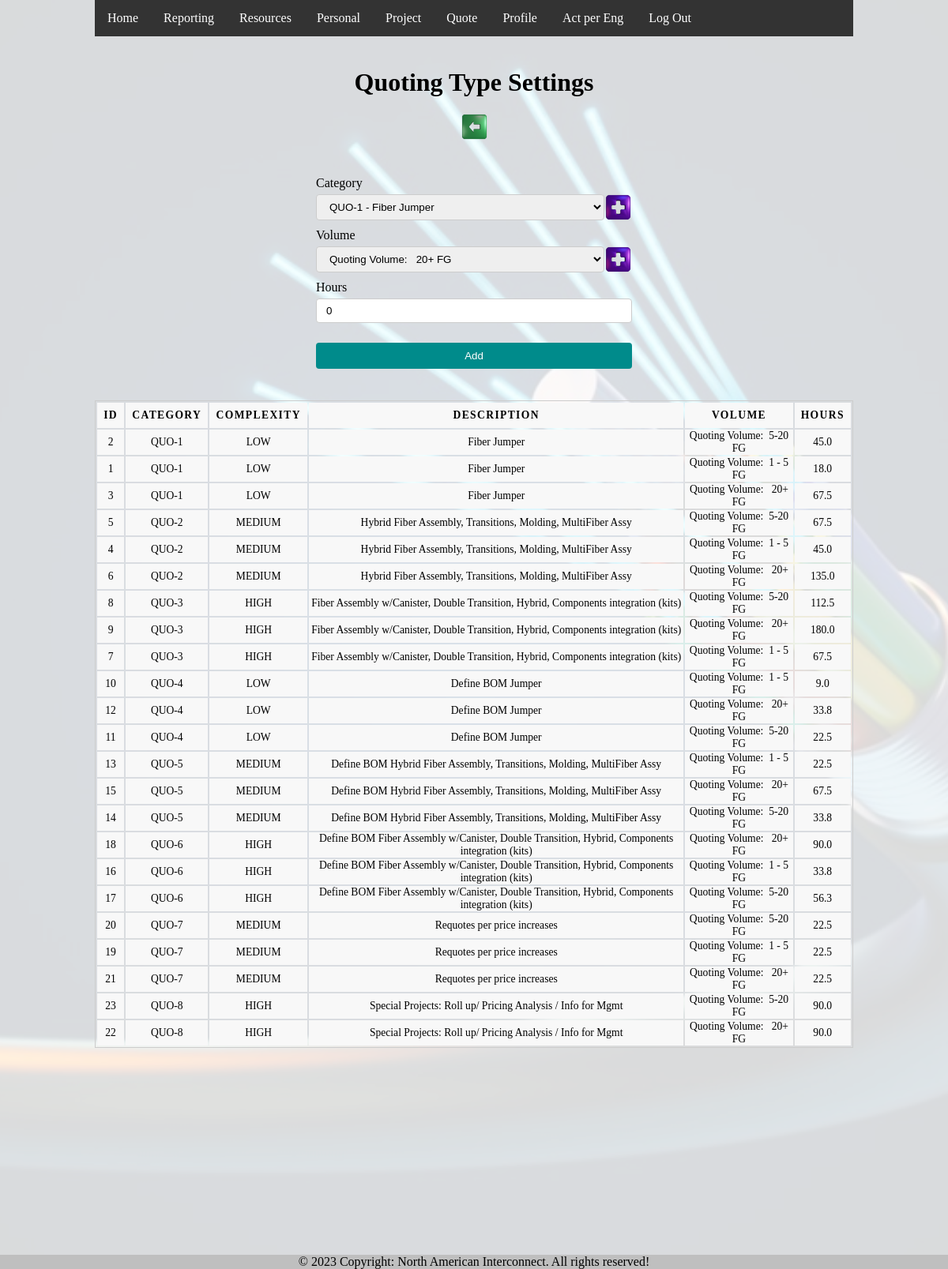
Screenshot of /tipo_cotizacion.php (signed in) with the database file from the repository.
### tables this page shows
CREATE TABLE `tipocotizacion` (
  `idTipoCotizacion` int(11) NOT NULL,
  `idCotizacionCategoria` int(11) NOT NULL,
  `idCotizacionVolumen` int(11) NOT NULL,
  `horas` decimal(10,1) NOT NULL,
  `fechaCrea` datetime NOT NULL DEFAULT current_timestamp()
);

CREATE TABLE `cotizacion_categoria` (
  `idCotizacionCategoria` int(11) NOT NULL,
  `categoria` varchar(50) NOT NULL,
  `descripcion` varchar(200) NOT NULL,
  `idComplejidad` int(11) NOT NULL,
  `fechaCrea` datetime NOT NULL DEFAULT current_timestamp()
);

CREATE TABLE `complejidad` (
  `idComplejidad` int(11) NOT NULL,
  `nombre` varchar(50) NOT NULL,
  `horas` decimal(10,1) NOT NULL,
  `fechaCrea` datetime NOT NULL DEFAULT current_timestamp()
);

CREATE TABLE `cotizacion_volumen` (
  `idCotizacionVolumen` int(11) NOT NULL,
  `nombre` varchar(50) NOT NULL,
  `fechaCrea` datetime NOT NULL DEFAULT current_timestamp()
);

### tipo_cotizacion.php (the view, shortened to what this page needs)
<?php
  include "inc/conexion.php";
  include "inc/header.php";
  $stmt = $dbh->prepare("SELECT idCotizacionCategoria, categoria, descripcion
                          FROM cotizacion_categoria");
  $stmt->execute();
  $stmt2 = $dbh->prepare("SELECT idCotizacionVolumen, nombre
                          FROM cotizacion_volumen");
  $stmt2->execute();
?>
<!DOCTYPE html>
  <div class="flex-container">
    <h1>Quoting Type Settings</h1>
    <a href='cotizacion_alta.php'>
        <div class='icon-container' style="margin: 20px 0px;">
            <div class='back-icon-green'></div>
        </div>
    </a>
    <form id="form_empleados" action="tipo_cotizacion_registro.php" method="post">
        <div class="input-field">
            <label for="categoria">Category</label>
            <div class="inline-container">
                <select name="categoria" required>
                <?php
                    while ($resultado = $stmt->fetch()) {
                ?>
                    <option value="<?php echo $resultado->idCotizacionCategoria; ?>">
                <?php
                    echo $resultado->categoria . " - " . $resultado->descripcion; ?>
                    </option>
                <?php
                    }
                ?>
                </select>
                <div class="icon-container">
                    <a href="cotizacion_categoria.php">
                        <div class='plus-icon'></div>
                    </a>
                </div>
            </div>
        </div>
        <div class="input-field">
            <label for="volumen">Volume</label>
            <div class="inline-container">
                <select name="volumen" required>
                <?php
                    while ($resultado = $stmt2->fetch()) {
                ?>
                    <option value="<?php echo $resultado->idCotizacionVolumen; ?>">
                <?php
                    echo $resultado->nombre; ?>
                    </option>
                <?php
                    }
                ?>
                </select>
                <div class="icon-container">
                    <a href="cotizacion_volumen.php">
                        <div class='plus-icon'></div>
                    </a>
                </div>
            </div>
        </div>
        <div class="input-field">
            <label for="horas">Hours</label>
            <input name="horas" type="number" min="0" value="0" step=".01" required>
        </div>
        <input type="submit" value="Add">
    </form>
  </div>
  <div class="flex-container">
    <table>
      <thead>
        <tr>
          <th>ID</th>
          <th>Category</th>
          <th>Complexity</th>
          <th>Description</th>
          <th>Volume</th>
          <th>Hours</th>
        </tr>
      </thead>
  <?php
      $stmt = $dbh->prepare("SELECT idTipoCotizacion, complejidad.nombre AS complex, cotizacion_categoria.categoria, cotizacion_categoria.descripcion,
                                    cotizacion_volumen.nombre, tipocotizacion.horas
                              FROM tipocotizacion
                              INNER JOIN cotizacion_categoria
                              ON tipocotizacion.idCotizacionCategoria = cotizacion_categoria.idCotizacionCategoria
                              INNER JOIN complejidad
                              ON cotizacion_categoria.idComplejidad = complejidad.idComplejidad
                              INNER JOIN cotizacion_volumen
                              ON tipocotizacion.idCotizacionVolumen = cotizacion_volumen.idCotizacionVolumen
                              ORDER BY categoria");
      $stmt->execute();
      while ($resultado = $stmt->fetch()) {
          echo "<tr>";
          echo "<td>". $resultado->idTipoCotizacion . "</td>";
          echo "<td>". $resultado->categoria . "</td>";
          echo "<td>". $resultado->complex . "</td>";
          echo "<td>". $resultado->descripcion . "</td>";
          echo "<td>". $resultado->nombre . "</td>";
          echo "<td>". $resultado->horas . "</td>";
          echo "</tr>";
      }
  ?>
    </table>
  </div>

### css/style1.css (style rules this page uses)
* { margin: 0; padding: 0; }
html { height: 100%; }
body { background-image: url("/images/fiberBG.jpg"); background-color: rgba(255,255,255,0.85); background-blend-mode: lighten; background-position: center; background-size: cover; display: flex; flex-direction: column; height: 100%; margin: 0; margin-left: 10%; margin-right: 10%; height: auto; padding-bottom: 200px; }
.flex-container { margin-top: 40px; display: flex; flex-wrap: wrap; flex-direction: column; align-items: center; }
.inline-container { width: 100%; align-items: center; display: inline-flex; padding: auto; }
.icon-container { width: auto; display: flex; justify-content: center; }
.icon-container div { height: 35px; width: 35px; }
a { text-decoration: none; }
form { margin-top: 20px; width: 25em; }
.input-field { margin-top: 5px; text-align: left; }
input[type=text], input[type=email], input[type=password], input[type=number], input[type=date], select { width: 100%; padding: 7px 12px; margin-top: 5px; margin-bottom: 5px; display: inline-block; border: 1px solid #ccc; border-radius: 4px; box-sizing: border-box; }
input[type=submit], input[type=button] { width: 100%; align-content: center; background-color: DarkCyan; color: white; padding: 9px 20px; margin-top: 20px; border: none; border-radius: 4px; cursor: pointer; }
table { border: 1px solid #ccc; margin: 0; padding: 0; width: 100%; }
table tr { background-color: #f8f8f8; border: 1px solid #ddd; }
table th, table td { font-size: .85em; text-align: center; }
table th { padding: .600em; font-size: .85em; letter-spacing: .1em; text-transform: uppercase; }
footer { position: fixed; left: 0; bottom: 0; width: 100%; background-color: #efefef; text-align: center; }
.plus-icon { background-image: url('/images/icons/plus-icon.png'); background-size: cover; }
.back-icon-green { background-image: url('/images/icons/back-icon-green.png'); background-size: cover; }

### rows the page displays
tipocotizacion: idTipoCotizacion "2", idCotizacionCategoria.categoria "QUO-1", complejidad.nombre "LOW", idCotizacionCategoria.descripcion "Fiber Jumper", idCotizacionVolumen.nombre "Quoting Volume: 5-20 FG", horas "45.0"
tipocotizacion: idTipoCotizacion "1", idCotizacionCategoria.categoria "QUO-1", complejidad.nombre "LOW", idCotizacionCategoria.descripcion "Fiber Jumper", idCotizacionVolumen.nombre "Quoting Volume: 1 - 5 FG", horas "18.0"
tipocotizacion: idTipoCotizacion "3", idCotizacionCategoria.categoria "QUO-1", complejidad.nombre "LOW", idCotizacionCategoria.descripcion "Fiber Jumper", idCotizacionVolumen.nombre "Quoting Volume: 20+ FG", horas "67.5"
tipocotizacion: idTipoCotizacion "5", idCotizacionCategoria.categoria "QUO-2", complejidad.nombre "MEDIUM", idCotizacionCategoria.descripcion "Hybrid Fiber Assembly, Transitions, Molding, MultiFiber Assy", idCotizacionVolumen.nombre "Quoting Volume: 5-20 FG", horas "67.5"
tipocotizacion: idTipoCotizacion "4", idCotizacionCategoria.categoria "QUO-2", complejidad.nombre "MEDIUM", idCotizacionCategoria.descripcion "Hybrid Fiber Assembly, Transitions, Molding, MultiFiber Assy", idCotizacionVolumen.nombre "Quoting Volume: 1 - 5 FG", horas "45.0"
tipocotizacion: idTipoCotizacion "6", idCotizacionCategoria.categoria "QUO-2", complejidad.nombre "MEDIUM", idCotizacionCategoria.descripcion "Hybrid Fiber Assembly, Transitions, Molding, MultiFiber Assy", idCotizacionVolumen.nombre "Quoting Volume: 20+ FG", horas "135.0"
tipocotizacion: idTipoCotizacion "8", idCotizacionCategoria.categoria "QUO-3", complejidad.nombre "HIGH", idCotizacionCategoria.descripcion "Fiber Assembly w/Canister, Double Transition, Hybrid, Components integration (kits)", idCotizacionVolumen.nombre "Quoting Volume: 5-20 FG", horas "112.5"
tipocotizacion: idTipoCotizacion "9", idCotizacionCategoria.categoria "QUO-3", complejidad.nombre "HIGH", idCotizacionCategoria.descripcion "Fiber Assembly w/Canister, Double Transition, Hybrid, Components integration (kits)", idCotizacionVolumen.nombre "Quoting Volume: 20+ FG", horas "180.0"
tipocotizacion: idTipoCotizacion "7", idCotizacionCategoria.categoria "QUO-3", complejidad.nombre "HIGH", idCotizacionCategoria.descripcion "Fiber Assembly w/Canister, Double Transition, Hybrid, Components integration (kits)", idCotizacionVolumen.nombre "Quoting Volume: 1 - 5 FG", horas "67.5"
tipocotizacion: idTipoCotizacion "10", idCotizacionCategoria.categoria "QUO-4", complejidad.nombre "LOW", idCotizacionCategoria.descripcion "Define BOM Jumper", idCotizacionVolumen.nombre "Quoting Volume: 1 - 5 FG", horas "9.0"
tipocotizacion: idTipoCotizacion "12", idCotizacionCategoria.categoria "QUO-4", complejidad.nombre "LOW", idCotizacionCategoria.descripcion "Define BOM Jumper", idCotizacionVolumen.nombre "Quoting Volume: 20+ FG", horas "33.8"
tipocotizacion: idTipoCotizacion "11", idCotizacionCategoria.categoria "QUO-4", complejidad.nombre "LOW", idCotizacionCategoria.descripcion "Define BOM Jumper", idCotizacionVolumen.nombre "Quoting Volume: 5-20 FG", horas "22.5"
tipocotizacion: idTipoCotizacion "13", idCotizacionCategoria.categoria "QUO-5", complejidad.nombre "MEDIUM", idCotizacionCategoria.descripcion "Define BOM Hybrid Fiber Assembly, Transitions, Molding, MultiFiber Assy", idCotizacionVolumen.nombre "Quoting Volume: 1 - 5 FG", horas "22.5"
tipocotizacion: idTipoCotizacion "15", idCotizacionCategoria.categoria "QUO-5", complejidad.nombre "MEDIUM", idCotizacionCategoria.descripcion "Define BOM Hybrid Fiber Assembly, Transitions, Molding, MultiFiber Assy", idCotizacionVolumen.nombre "Quoting Volume: 20+ FG", horas "67.5"
tipocotizacion: idTipoCotizacion "14", idCotizacionCategoria.categoria "QUO-5", complejidad.nombre "MEDIUM", idCotizacionCategoria.descripcion "Define BOM Hybrid Fiber Assembly, Transitions, Molding, MultiFiber Assy", idCotizacionVolumen.nombre "Quoting Volume: 5-20 FG", horas "33.8"
tipocotizacion: idTipoCotizacion "18", idCotizacionCategoria.categoria "QUO-6", complejidad.nombre "HIGH", idCotizacionCategoria.descripcion "Define BOM Fiber Assembly w/Canister, Double Transition, Hybrid, Components integration (kits)", idCotizacionVolumen.nombre "Quoting Volume: 20+ FG", horas "90.0"
tipocotizacion: idTipoCotizacion "16", idCotizacionCategoria.categoria "QUO-6", complejidad.nombre "HIGH", idCotizacionCategoria.descripcion "Define BOM Fiber Assembly w/Canister, Double Transition, Hybrid, Components integration (kits)", idCotizacionVolumen.nombre "Quoting Volume: 1 - 5 FG", horas "33.8"
tipocotizacion: idTipoCotizacion "17", idCotizacionCategoria.categoria "QUO-6", complejidad.nombre "HIGH", idCotizacionCategoria.descripcion "Define BOM Fiber Assembly w/Canister, Double Transition, Hybrid, Components integration (kits)", idCotizacionVolumen.nombre "Quoting Volume: 5-20 FG", horas "56.3"
tipocotizacion: idTipoCotizacion "20", idCotizacionCategoria.categoria "QUO-7", complejidad.nombre "MEDIUM", idCotizacionCategoria.descripcion "Requotes per price increases", idCotizacionVolumen.nombre "Quoting Volume: 5-20 FG", horas "22.5"
tipocotizacion: idTipoCotizacion "19", idCotizacionCategoria.categoria "QUO-7", complejidad.nombre "MEDIUM", idCotizacionCategoria.descripcion "Requotes per price increases", idCotizacionVolumen.nombre "Quoting Volume: 1 - 5 FG", horas "22.5"
tipocotizacion: idTipoCotizacion "21", idCotizacionCategoria.categoria "QUO-7", complejidad.nombre "MEDIUM", idCotizacionCategoria.descripcion "Requotes per price increases", idCotizacionVolumen.nombre "Quoting Volume: 20+ FG", horas "22.5"
tipocotizacion: idTipoCotizacion "23", idCotizacionCategoria.categoria "QUO-8", complejidad.nombre "HIGH", idCotizacionCategoria.descripcion "Special Projects: Roll up/ Pricing Analysis / Info for Mgmt", idCotizacionVolumen.nombre "Quoting Volume: 5-20 FG", horas "90.0"
tipocotizacion: idTipoCotizacion "22", idCotizacionCategoria.categoria "QUO-8", complejidad.nombre "HIGH", idCotizacionCategoria.descripcion "Special Projects: Roll up/ Pricing Analysis / Info for Mgmt", idCotizacionVolumen.nombre "Quoting Volume: 20+ FG", horas "90.0"

### other values shown
form field categoria "QUO-1 - Fiber Jumper"
form field volumen "Quoting Volume: 20+ FG"
